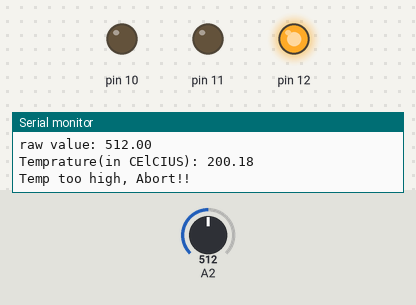
This sketch was run on a simulated Arduino Uno, built with avr-gcc and run on an emulated ATmega328P. Parts: output pins drawn as LEDs (lit = HIGH), the last lines printed to the serial monitor. Inputs (shaded band) come from the test bench; at power-on: A2 = 512.

Above: at 5.8 s.
5.9 s: A2 set to 322
11.9 s: A2 set to 292
At 16.4 s:
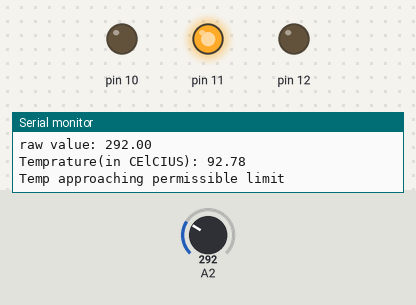
17.9 s: A2 set to 232
23.9 s: A2 set to 208
At 25.9 s:
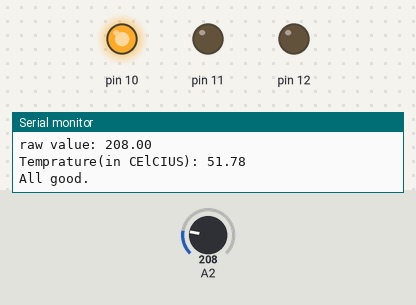
29.9 s: A2 set to 306
At 30.4 s:
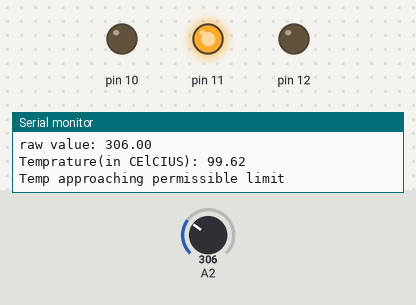
35.9 s: A2 set to 122
At 41.1 s:
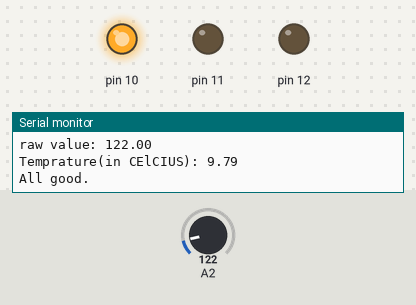
Timing chart, 0 to 42.6 s (numbered marks = the images above; inputs shaded):
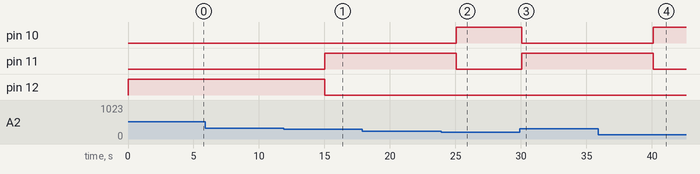

The sketch:

TempSensor_code.ino
```cpp
String name;
float raw_val=0;
float Tc=0;

void setup()
{
	Serial.begin(11600);
  	pinMode(12,OUTPUT);
  	pinMode(10,OUTPUT);
  	pinMode(11,OUTPUT);
  	pinMode(A2, INPUT);
}

void loop()
{
  // checking for relation between temprature output and RawData recived from sensor.
  raw_val=analogRead(A2);
  Serial.print("raw value: ");
  Serial.println(raw_val);

  //TEMP OUTPUT
  Tc=((165.0*raw_val)-16820.0)/338.0;
  Serial.print("Temprature(in CElCIUS): ");
  Serial.println(Tc);

  if (Tc>=100)
  {
	digitalWrite(12, HIGH);
    digitalWrite(11, LOW);
    digitalWrite(10, LOW);
    Serial.println("Temp too high, Abort!!");
  }
  if (Tc<100 && Tc>=60)
  {
	digitalWrite(12, LOW);
    digitalWrite(11, HIGH);
    digitalWrite(10, LOW);
    Serial.println("Temp approaching permissible limit");
  }
  if (Tc < 60)
  {
	digitalWrite(12, LOW);
    digitalWrite(11, LOW);
    digitalWrite(10, HIGH);
    Serial.println("All good.");
  }

  delay(5000);

}
```

Measured:
- the behaviour switches between 307 and 306 on A2 (found by bisection; images 0 and 1)
- the behaviour switches between 225 and 224 on A2 (found by bisection; images 1 and 2)
- after the input at 11.9 s, pin 11: LOW → HIGH after 3.1 s; pin 12: HIGH → LOW after 3.1 s
- after the input at 23.9 s, pin 10: LOW → HIGH after 1.2 s; pin 11: HIGH → LOW after 1.2 s
- after the input at 29.9 s, pin 10: HIGH → LOW after 0.17 s; pin 11: LOW → HIGH after 0.17 s
- after the input at 35.9 s, pin 10: LOW → HIGH after 4.2 s; pin 11: HIGH → LOW after 4.2 s
